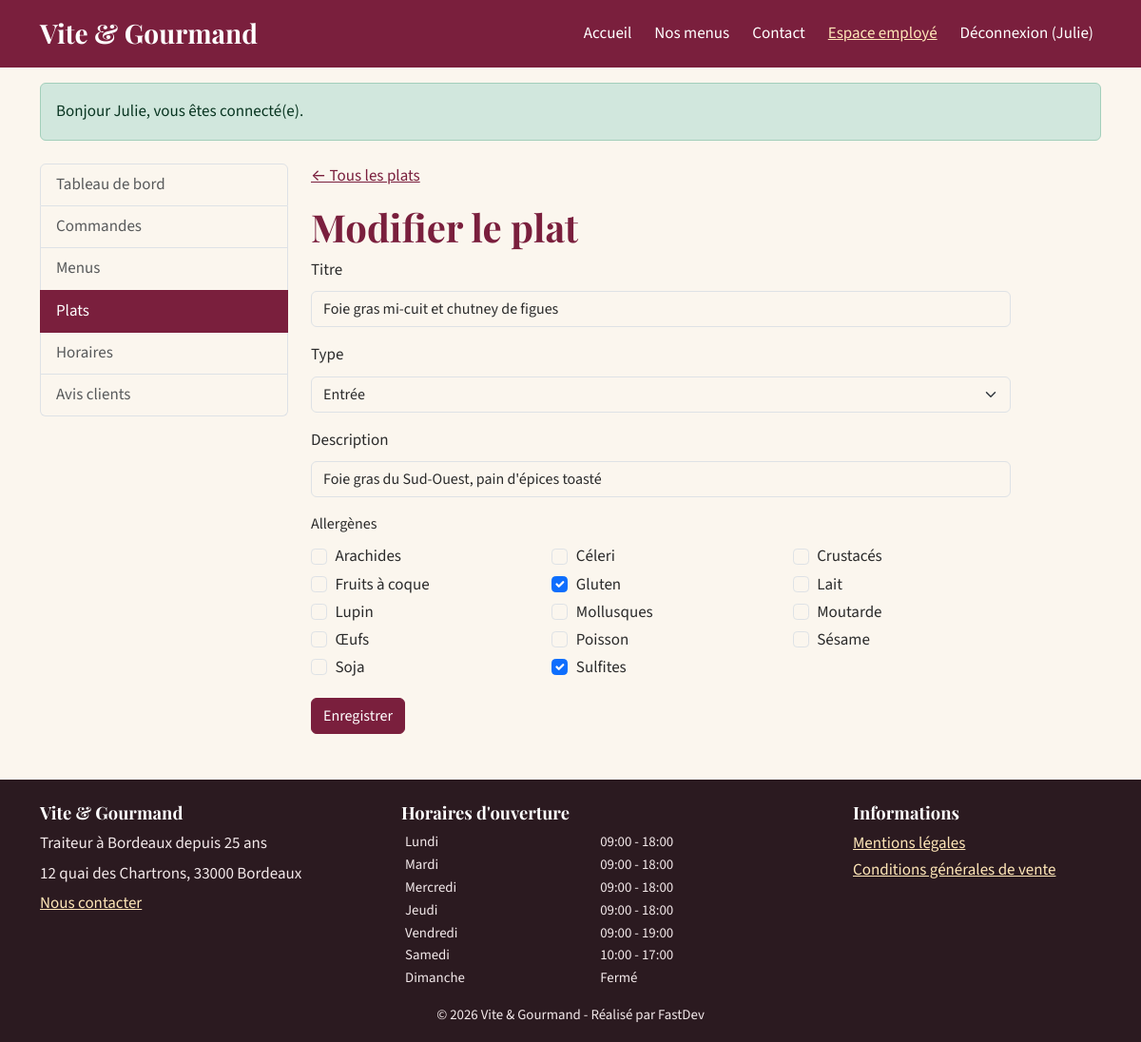
Page /employe/plats/1 (signed in) on the committed database.
### tables this page shows
CREATE TABLE utilisateur (
    utilisateur_id  INT UNSIGNED NOT NULL AUTO_INCREMENT,
    role_id         INT UNSIGNED NOT NULL,
    email           VARCHAR(180) NOT NULL,
    password        VARCHAR(255) NOT NULL COMMENT 'Hash bcrypt/argon2 (password_hash), jamais le mot de passe en clair',
    nom             VARCHAR(80)  NOT NULL,
    prenom          VARCHAR(80)  NOT NULL,
    telephone       VARCHAR(20)  NULL,
    adresse_postale VARCHAR(255) NULL,
    code_postal     CHAR(5)      NULL,
    ville           VARCHAR(100) NULL,
    actif           TINYINT(1)   NOT NULL DEFAULT 1,
    created_at      DATETIME     NOT NULL DEFAULT CURRENT_TIMESTAMP,
    PRIMARY KEY (utilisateur_id),
    UNIQUE KEY uq_utilisateur_email (email),
    CONSTRAINT fk_utilisateur_role FOREIGN KEY (role_id) REFERENCES role (role_id)
);

CREATE TABLE plat (
    plat_id     INT UNSIGNED NOT NULL AUTO_INCREMENT,
    titre       VARCHAR(100) NOT NULL,
    type        ENUM('entree','plat','dessert') NOT NULL,
    description VARCHAR(255) NULL,
    PRIMARY KEY (plat_id)
);

CREATE TABLE allergene (
    allergene_id INT UNSIGNED NOT NULL AUTO_INCREMENT,
    libelle      VARCHAR(50)  NOT NULL,
    PRIMARY KEY (allergene_id),
    UNIQUE KEY uq_allergene_libelle (libelle)
);

CREATE TABLE horaire (
    horaire_id      INT UNSIGNED NOT NULL AUTO_INCREMENT,
    jour            VARCHAR(10)  NOT NULL,
    ordre           TINYINT      NOT NULL COMMENT '1 = lundi ... 7 = dimanche',
    heure_ouverture TIME         NULL,
    heure_fermeture TIME         NULL,
    ferme           TINYINT(1)   NOT NULL DEFAULT 0,
    PRIMARY KEY (horaire_id),
    UNIQUE KEY uq_horaire_jour (jour)
);

### views/employee/dish_form.php (the view, shortened to what the rows shown need)
<?php
$v = static function (string $f) use ($dish): string {
    $old = Session::old($f);
    return e($old !== '' ? $old : (string) ($dish[$f] ?? ''));
};
$selected = $dish['allergene_ids'] ?? [];
?>
<div class="container mt-4">
    <div class="row g-4">
        <div class="col-lg-3"><?php require __DIR__ . '/../partials/staff_nav.php'; ?></div>
        <div class="col-lg-9 form-medium">
            <p><a href="/employe/plats">&larr; Tous les plats</a></p>
            <h1><?= e($title) ?></h1>
            <form method="post" action="<?= $dish ? '/employe/plats/' . (int) $dish['plat_id'] : '/employe/plats/nouveau' ?>" novalidate>
                <div class="mb-3">
                    <label for="titre" class="form-label">Titre</label>
                    <input type="text" class="form-control" id="titre" name="titre" value="<?= $v('titre') ?>" required maxlength="100"<?= aria_error('titre') ?>>
                </div>
                <div class="mb-3">
                    <label for="type" class="form-label">Type</label>
                    <select id="type" name="type" class="form-select">
                        <?php foreach (Dish::TYPES as $key => $label): ?>
                            <option value="<?= e($key) ?>" <?= html_entity_decode($v('type')) === $key ? 'selected' : '' ?>><?= e($label) ?></option>
                        <?php endforeach; ?>
                    </select>
                </div>
                <div class="mb-3">
                    <label for="description" class="form-label">Description</label>
                    <input type="text" class="form-control" id="description" name="description" value="<?= $v('description') ?>" maxlength="255">
                </div>
                <fieldset class="mb-3">
                    <legend class="form-label fs-6">Allergènes</legend>
                    <div class="row">
                        <?php foreach ($allergens as $a): ?>
                            <div class="col-6 col-md-4">
                                <div class="form-check">
                                    <input class="form-check-input" type="checkbox" name="allergenes[]" id="al<?= (int) $a['allergene_id'] ?>" value="<?= (int) $a['allergene_id'] ?>" <?= in_array((int) $a['allergene_id'], $selected, true) ? 'checked' : '' ?>>
                                    <label class="form-check-label" for="al<?= (int) $a['allergene_id'] ?>"><?= e($a['libelle']) ?></label>
                                </div>
                            </div>
                        <?php endforeach; ?>
                    </div>
                </fieldset>
                <button type="submit" class="btn btn-primary">Enregistrer</button>
            </form>
        </div>
    </div>
</div>

### src/Core/Router.php (shortened to what the rows shown need)
<?php
final class Router
{
    private array $routes = [];
    private function add(string $method, string $path, string $handler, array $roles): void
    {
        $this->routes[] = compact('method', 'regex', 'handler', 'roles');
    }
    public function dispatch(string $method, string $uri): void
    {
        $path = rtrim(parse_url($uri, PHP_URL_PATH) ?: '/', '/') ?: '/';
        foreach ($this->routes as $route) {
            if ($route['method'] !== $method || !preg_match($route['regex'], $path, $m)) {
                continue;
            }
            if ($route['roles'] !== []) {
                if (!Auth::check()) {
                    Session::flash('warning', 'Veuillez vous connecter pour accéder à cette page.');
                    Session::set('redirect_after_login', $uri);
                    header('Location: /connexion');
                    return;
                }
            }
            [$class, $action] = explode('@', $route['handler']);
            $params = array_map('intval', array_filter($m, 'is_string', ARRAY_FILTER_USE_KEY));
            (new $fqcn())->$action(...$params);
            return;
        }
    }
}

### views/layout.php (shortened to what the rows shown need)
<?php
$current = parse_url($_SERVER['REQUEST_URI'] ?? '/', PHP_URL_PATH);
$isActive = static fn(string $path): string => ($current === $path || ($path !== '/' && str_starts_with((string) $current, $path))) ? ' active" aria-current="page' : '';
try {
    $schedules = (new \App\Models\Reference())->schedules();
} catch (\Throwable) {
    $schedules = [];
}
$user = Auth::user();
?>
<!doctype html>
<html lang="fr">
<head>
    <link rel="stylesheet" href="/assets/vendor/bootstrap/bootstrap.min.css">
    <link rel="stylesheet" href="/assets/css/style.css">
</head>
<body class="d-flex flex-column min-vh-100">
<header>
    <nav class="navbar navbar-expand-lg navbar-vg" aria-label="Navigation principale">
        <div class="container">
            <a class="navbar-brand fs-3" href="/">Vite &amp; Gourmand</a>
            <div class="collapse navbar-collapse" id="nav">
                <ul class="navbar-nav ms-auto align-items-lg-center gap-lg-2">
                    <li class="nav-item"><a class="nav-link<?= $isActive('/') ?>" href="/">Accueil</a></li>
                    <li class="nav-item"><a class="nav-link<?= $isActive('/menus') ?>" href="/menus">Nos menus</a></li>
                    <li class="nav-item"><a class="nav-link<?= $isActive('/contact') ?>" href="/contact">Contact</a></li>
                    <?php if ($user === null): ?>
                        <li class="nav-item"><a class="nav-link<?= $isActive('/connexion') ?>" href="/connexion">Connexion</a></li>
                        <li class="nav-item"><a class="btn btn-light btn-sm" href="/inscription">Créer un compte</a></li>
                    <?php else: ?>
                        <?php if (Auth::isStaff()): ?>
                            <li class="nav-item"><a class="nav-link<?= $isActive('/employe') ?>" href="/employe">Espace employé</a></li>
                        <?php endif; ?>
                        <li class="nav-item">
                            <form action="/deconnexion" method="post" class="d-inline">
                                <button type="submit" class="btn btn-link nav-link">Déconnexion (<?= e($user['prenom']) ?>)</button>
                            </form>
                        </li>
                    <?php endif; ?>
                </ul>
            </div>
        </div>
    </nav>
</header>
<main id="contenu" class="flex-grow-1" tabindex="-1">
    <?php $flashes = Session::pullFlashes(); if ($flashes): ?>
        <div class="container mt-3" role="status" aria-live="polite">
            <?php foreach ($flashes as $f): ?>
                <div class="alert alert-<?= e($f['type']) ?> mb-2"><?= e($f['message']) ?></div>
            <?php endforeach; ?>
        </div>
    <?php endif; ?>
    <?= $content ?>
</main>
<footer class="footer-vg mt-5 pt-4 pb-3">
    <div class="container">
        <div class="row g-4">
            <div class="col-md-4">
                <h2>Vite &amp; Gourmand</h2>
                <p class="mb-1">Traiteur à Bordeaux depuis 25 ans</p>
                <p class="mb-1">12 quai des Chartrons, 33000 Bordeaux</p>
                <p><a href="/contact">Nous contacter</a></p>
            </div>
            <div class="col-md-5">
                <h2>Horaires d'ouverture</h2>
                <table class="table table-sm table-borderless mb-0 small">
                    <tbody>
                    <?php foreach ($schedules as $h): ?>
                        <tr>
                            <th scope="row" class="fw-normal py-0"><?= e($h['jour']) ?></th>
                            <td class="py-0"><?= $h['ferme'] ? 'Fermé' : e(substr((string) $h['heure_ouverture'], 0, 5) . ' - ' . substr((string) $h['heure_fermeture'], 0, 5)) ?></td>
                        </tr>
                    <?php endforeach; ?>
                    </tbody>
                </table>
            </div>
            <div class="col-md-3">
                <h2>Informations</h2>
                <ul class="list-unstyled">
                    <li><a href="/mentions-legales">Mentions légales</a></li>
                    <li><a href="/cgv">Conditions générales de vente</a></li>
                </ul>
            </div>
        </div>
        <p class="small text-center mt-3 mb-0">&copy; <?= date('Y') ?> Vite &amp; Gourmand - Réalisé par FastDev</p>
    </div>
</footer>
</body>
</html>

### rows in the picture
utilisateur: prenom "Julie"
plat: titre "Foie gras mi-cuit et chutney de figues", type "Entrée", description "Foie gras du Sud-Ouest, pain d'épices toasté"
allergene: libelle "Arachides"
allergene: libelle "Céleri"
allergene: libelle "Crustacés"
allergene: libelle "Fruits à coque"
allergene: allergene_id "☑", libelle "Gluten"
allergene: libelle "Lait"
allergene: libelle "Lupin"
allergene: libelle "Mollusques"
allergene: libelle "Moutarde"
allergene: libelle "Œufs"
allergene: libelle "Poisson"
allergene: libelle "Sésame"
allergene: libelle "Soja"
allergene: allergene_id "☑", libelle "Sulfites"
horaire: jour "Lundi", heure_ouverture+heure_fermeture "09:00 - 18:00"
horaire: jour "Mardi", heure_ouverture+heure_fermeture "09:00 - 18:00"
horaire: jour "Mercredi", heure_ouverture+heure_fermeture "09:00 - 18:00"
horaire: jour "Jeudi", heure_ouverture+heure_fermeture "09:00 - 18:00"
horaire: jour "Vendredi", heure_ouverture+heure_fermeture "09:00 - 19:00"
horaire: jour "Samedi", heure_ouverture+heure_fermeture "10:00 - 17:00"
horaire: jour "Dimanche", ferme "Fermé"

### other values in the picture
$f['message'] "Bonjour Julie, vous êtes connecté(e)."
$label "Tableau de bord"
$label "Commandes"
$label "Menus"
$label "Plats"
$label "Horaires"
$label "Avis clients"
